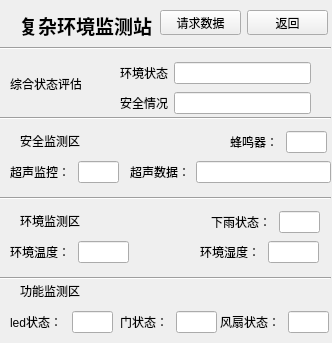
<?xml version="1.0" encoding="UTF-8"?>
<ui version="4.0">
 <class>parashow</class>
 <widget class="QWidget" name="parashow">
  <property name="geometry">
   <rect>
    <x>0</x>
    <y>0</y>
    <width>332</width>
    <height>343</height>
   </rect>
  </property>
  <property name="windowTitle">
   <string>Form</string>
  </property>
  <widget class="QLabel" name="label">
   <property name="geometry">
    <rect>
     <x>10</x>
     <y>0</y>
     <width>151</width>
     <height>51</height>
    </rect>
   </property>
   <property name="text">
    <string>&lt;html&gt;&lt;head/&gt;&lt;body&gt;&lt;p align=&quot;center&quot;&gt;&lt;span style=&quot; font-size:14pt; font-weight:600;&quot;&gt;复杂环境监测站&lt;/span&gt;&lt;/p&gt;&lt;/body&gt;&lt;/html&gt;</string>
   </property>
  </widget>
  <widget class="Line" name="line">
   <property name="geometry">
    <rect>
     <x>0</x>
     <y>40</y>
     <width>331</width>
     <height>16</height>
    </rect>
   </property>
   <property name="orientation">
    <enum>Qt::Horizontal</enum>
   </property>
  </widget>
  <widget class="QLabel" name="label_2">
   <property name="geometry">
    <rect>
     <x>10</x>
     <y>73</y>
     <width>71</width>
     <height>21</height>
    </rect>
   </property>
   <property name="text">
    <string>综合状态评估</string>
   </property>
  </widget>
  <widget class="Line" name="line_2">
   <property name="geometry">
    <rect>
     <x>0</x>
     <y>110</y>
     <width>331</width>
     <height>16</height>
    </rect>
   </property>
   <property name="orientation">
    <enum>Qt::Horizontal</enum>
   </property>
  </widget>
  <widget class="QLabel" name="label_8">
   <property name="geometry">
    <rect>
     <x>20</x>
     <y>130</y>
     <width>71</width>
     <height>21</height>
    </rect>
   </property>
   <property name="text">
    <string>安全监测区</string>
   </property>
  </widget>
  <widget class="Line" name="line_3">
   <property name="geometry">
    <rect>
     <x>0</x>
     <y>190</y>
     <width>331</width>
     <height>16</height>
    </rect>
   </property>
   <property name="orientation">
    <enum>Qt::Horizontal</enum>
   </property>
  </widget>
  <widget class="QLabel" name="label_9">
   <property name="geometry">
    <rect>
     <x>20</x>
     <y>210</y>
     <width>71</width>
     <height>21</height>
    </rect>
   </property>
   <property name="text">
    <string>环境监测区</string>
   </property>
  </widget>
  <widget class="Line" name="line_4">
   <property name="geometry">
    <rect>
     <x>0</x>
     <y>270</y>
     <width>331</width>
     <height>16</height>
    </rect>
   </property>
   <property name="orientation">
    <enum>Qt::Horizontal</enum>
   </property>
  </widget>
  <widget class="QLabel" name="label_13">
   <property name="geometry">
    <rect>
     <x>20</x>
     <y>280</y>
     <width>71</width>
     <height>21</height>
    </rect>
   </property>
   <property name="text">
    <string>功能监测区</string>
   </property>
  </widget>
  <widget class="QWidget" name="layoutWidget">
   <property name="geometry">
    <rect>
     <x>120</x>
     <y>60</y>
     <width>191</width>
     <height>56</height>
    </rect>
   </property>
   <layout class="QVBoxLayout" name="verticalLayout">
    <item>
     <layout class="QHBoxLayout" name="horizontalLayout">
      <item>
       <widget class="QLabel" name="label_3">
        <property name="text">
         <string>环境状态</string>
        </property>
       </widget>
      </item>
      <item>
       <widget class="QLineEdit" name="env_lineEdit"/>
      </item>
     </layout>
    </item>
    <item>
     <layout class="QHBoxLayout" name="horizontalLayout_2">
      <item>
       <widget class="QLabel" name="label_4">
        <property name="text">
         <string>安全情况</string>
        </property>
       </widget>
      </item>
      <item>
       <widget class="QLineEdit" name="safe_lineEdit"/>
      </item>
     </layout>
    </item>
   </layout>
  </widget>
  <widget class="QWidget" name="layoutWidget">
   <property name="geometry">
    <rect>
     <x>230</x>
     <y>130</y>
     <width>97</width>
     <height>24</height>
    </rect>
   </property>
   <layout class="QHBoxLayout" name="horizontalLayout_3">
    <item>
     <widget class="QLabel" name="label_5">
      <property name="text">
       <string>蜂鸣器：</string>
      </property>
     </widget>
    </item>
    <item>
     <widget class="QLineEdit" name="buzzer_lineEdit">
      <property name="sizePolicy">
       <sizepolicy hsizetype="Fixed" vsizetype="Fixed">
        <horstretch>0</horstretch>
        <verstretch>0</verstretch>
       </sizepolicy>
      </property>
      <property name="maximumSize">
       <size>
        <width>41</width>
        <height>16777215</height>
       </size>
      </property>
     </widget>
    </item>
   </layout>
  </widget>
  <widget class="QWidget" name="layoutWidget">
   <property name="geometry">
    <rect>
     <x>10</x>
     <y>160</y>
     <width>109</width>
     <height>24</height>
    </rect>
   </property>
   <layout class="QHBoxLayout" name="horizontalLayout_4">
    <item>
     <widget class="QLabel" name="label_6">
      <property name="text">
       <string>超声监控：</string>
      </property>
     </widget>
    </item>
    <item>
     <widget class="QLineEdit" name="sonic_lineEdit">
      <property name="sizePolicy">
       <sizepolicy hsizetype="Fixed" vsizetype="Fixed">
        <horstretch>0</horstretch>
        <verstretch>0</verstretch>
       </sizepolicy>
      </property>
      <property name="maximumSize">
       <size>
        <width>41</width>
        <height>16777215</height>
       </size>
      </property>
     </widget>
    </item>
   </layout>
  </widget>
  <widget class="QWidget" name="layoutWidget">
   <property name="geometry">
    <rect>
     <x>130</x>
     <y>160</y>
     <width>201</width>
     <height>24</height>
    </rect>
   </property>
   <layout class="QHBoxLayout" name="horizontalLayout_5">
    <item>
     <widget class="QLabel" name="label_7">
      <property name="text">
       <string>超声数据：</string>
      </property>
     </widget>
    </item>
    <item>
     <widget class="QLineEdit" name="sonic_dis_lineEdit"/>
    </item>
   </layout>
  </widget>
  <widget class="QWidget" name="layoutWidget">
   <property name="geometry">
    <rect>
     <x>211</x>
     <y>210</y>
     <width>109</width>
     <height>24</height>
    </rect>
   </property>
   <layout class="QHBoxLayout" name="horizontalLayout_6">
    <item>
     <widget class="QLabel" name="label_10">
      <property name="text">
       <string>下雨状态：</string>
      </property>
     </widget>
    </item>
    <item>
     <widget class="QLineEdit" name="rain_lineEdit">
      <property name="sizePolicy">
       <sizepolicy hsizetype="Fixed" vsizetype="Fixed">
        <horstretch>0</horstretch>
        <verstretch>0</verstretch>
       </sizepolicy>
      </property>
      <property name="maximumSize">
       <size>
        <width>41</width>
        <height>16777215</height>
       </size>
      </property>
     </widget>
    </item>
   </layout>
  </widget>
  <widget class="QWidget" name="layoutWidget">
   <property name="geometry">
    <rect>
     <x>10</x>
     <y>240</y>
     <width>119</width>
     <height>24</height>
    </rect>
   </property>
   <layout class="QHBoxLayout" name="horizontalLayout_7">
    <item>
     <widget class="QLabel" name="label_11">
      <property name="text">
       <string>环境温度：</string>
      </property>
     </widget>
    </item>
    <item>
     <widget class="QLineEdit" name="temper_lineEdit">
      <property name="sizePolicy">
       <sizepolicy hsizetype="Fixed" vsizetype="Fixed">
        <horstretch>0</horstretch>
        <verstretch>0</verstretch>
       </sizepolicy>
      </property>
      <property name="maximumSize">
       <size>
        <width>51</width>
        <height>16777215</height>
       </size>
      </property>
     </widget>
    </item>
   </layout>
  </widget>
  <widget class="QWidget" name="layoutWidget">
   <property name="geometry">
    <rect>
     <x>200</x>
     <y>240</y>
     <width>119</width>
     <height>24</height>
    </rect>
   </property>
   <layout class="QHBoxLayout" name="horizontalLayout_8">
    <item>
     <widget class="QLabel" name="label_12">
      <property name="text">
       <string>环境湿度：</string>
      </property>
     </widget>
    </item>
    <item>
     <widget class="QLineEdit" name="humility_lineEdit">
      <property name="sizePolicy">
       <sizepolicy hsizetype="Fixed" vsizetype="Fixed">
        <horstretch>0</horstretch>
        <verstretch>0</verstretch>
       </sizepolicy>
      </property>
      <property name="maximumSize">
       <size>
        <width>51</width>
        <height>16777215</height>
       </size>
      </property>
     </widget>
    </item>
   </layout>
  </widget>
  <widget class="QWidget" name="layoutWidget">
   <property name="geometry">
    <rect>
     <x>10</x>
     <y>310</y>
     <width>103</width>
     <height>24</height>
    </rect>
   </property>
   <layout class="QHBoxLayout" name="horizontalLayout_9">
    <item>
     <widget class="QLabel" name="label_14">
      <property name="text">
       <string>led状态：</string>
      </property>
     </widget>
    </item>
    <item>
     <widget class="QLineEdit" name="led_lineEdit">
      <property name="sizePolicy">
       <sizepolicy hsizetype="Fixed" vsizetype="Fixed">
        <horstretch>0</horstretch>
        <verstretch>0</verstretch>
       </sizepolicy>
      </property>
      <property name="maximumSize">
       <size>
        <width>41</width>
        <height>16777215</height>
       </size>
      </property>
     </widget>
    </item>
   </layout>
  </widget>
  <widget class="QWidget" name="layoutWidget">
   <property name="geometry">
    <rect>
     <x>120</x>
     <y>310</y>
     <width>97</width>
     <height>24</height>
    </rect>
   </property>
   <layout class="QHBoxLayout" name="horizontalLayout_10">
    <item>
     <widget class="QLabel" name="label_15">
      <property name="text">
       <string>门状态：</string>
      </property>
     </widget>
    </item>
    <item>
     <widget class="QLineEdit" name="door_lineEdit">
      <property name="sizePolicy">
       <sizepolicy hsizetype="Fixed" vsizetype="Fixed">
        <horstretch>0</horstretch>
        <verstretch>0</verstretch>
       </sizepolicy>
      </property>
      <property name="maximumSize">
       <size>
        <width>41</width>
        <height>16777215</height>
       </size>
      </property>
     </widget>
    </item>
   </layout>
  </widget>
  <widget class="QWidget" name="layoutWidget">
   <property name="geometry">
    <rect>
     <x>220</x>
     <y>310</y>
     <width>109</width>
     <height>24</height>
    </rect>
   </property>
   <layout class="QHBoxLayout" name="horizontalLayout_11">
    <item>
     <widget class="QLabel" name="label_16">
      <property name="text">
       <string>风扇状态：</string>
      </property>
     </widget>
    </item>
    <item>
     <widget class="QLineEdit" name="fan_lineEdit">
      <property name="sizePolicy">
       <sizepolicy hsizetype="Fixed" vsizetype="Fixed">
        <horstretch>0</horstretch>
        <verstretch>0</verstretch>
       </sizepolicy>
      </property>
      <property name="maximumSize">
       <size>
        <width>41</width>
        <height>16777215</height>
       </size>
      </property>
     </widget>
    </item>
   </layout>
  </widget>
  <widget class="QWidget" name="layoutWidget">
   <property name="geometry">
    <rect>
     <x>160</x>
     <y>10</y>
     <width>168</width>
     <height>25</height>
    </rect>
   </property>
   <layout class="QHBoxLayout" name="horizontalLayout_12">
    <item>
     <widget class="QPushButton" name="request_data_pushButton">
      <property name="text">
       <string>请求数据</string>
      </property>
     </widget>
    </item>
    <item>
     <widget class="QPushButton" name="pushButton">
      <property name="text">
       <string>返回</string>
      </property>
     </widget>
    </item>
   </layout>
  </widget>
 </widget>
 <resources/>
 <connections/>
</ui>
